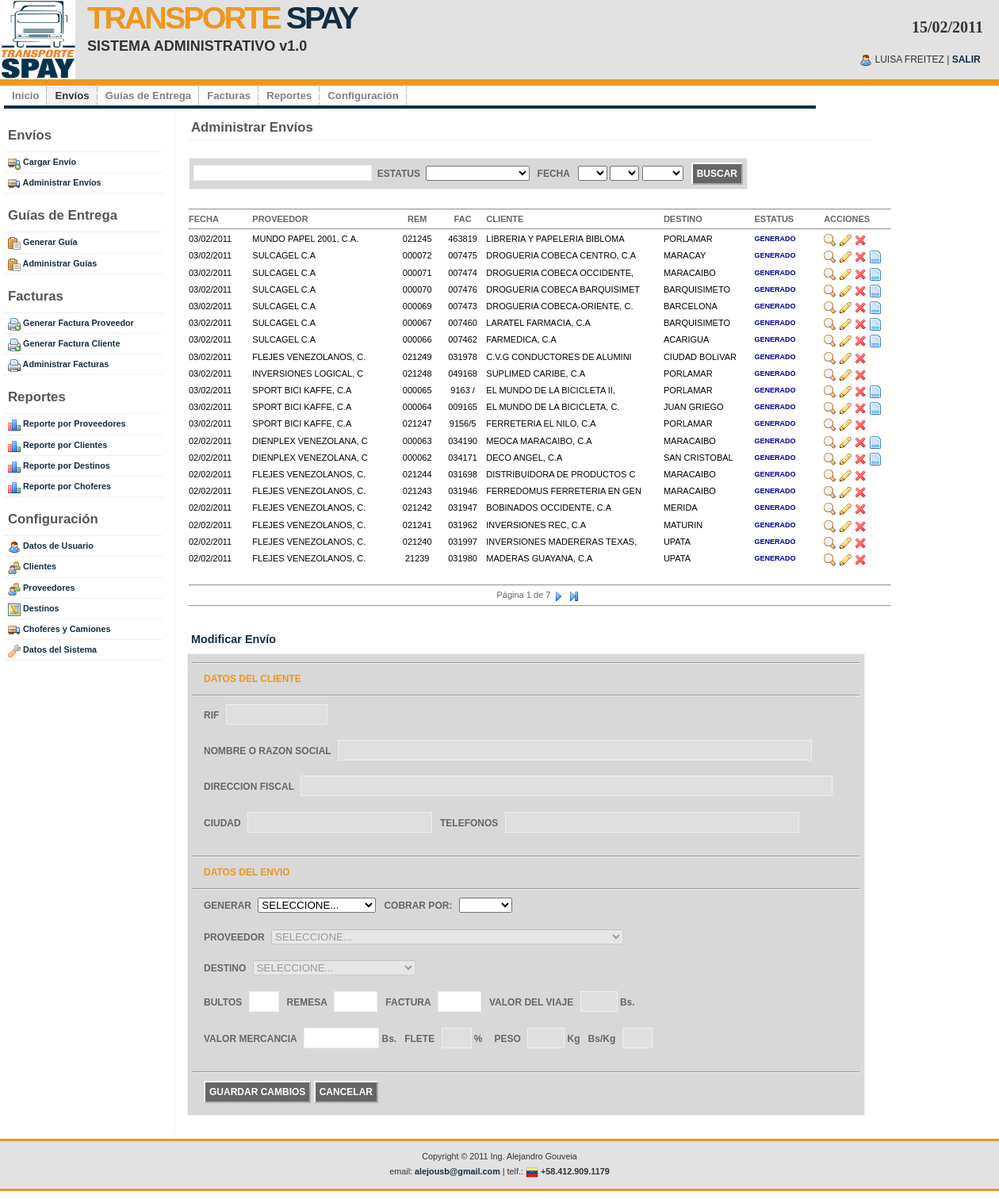
The page /adm_envios.php (signed in) on the database its author committed.
### tables this page shows
CREATE TABLE IF NOT EXISTS `ts_envio` (
  `id` int(10) NOT NULL AUTO_INCREMENT,
  `id_cliente` int(10) NOT NULL,
  `id_proveedor` int(10) NOT NULL,
  `id_destino` int(10) NOT NULL,
  `id_guia` int(10) DEFAULT NULL,
  `id_factura` int(10) DEFAULT NULL,
  `tipo_envio` char(1) NOT NULL,
  `tipo_cobro` char(1) NOT NULL,
  `bultos` int(5) NOT NULL,
  `remesa` varchar(200) NOT NULL,
  `factura` varchar(200) NOT NULL,
  `mercancia` float DEFAULT NULL,
  `flete` float DEFAULT NULL,
  `peso` float DEFAULT NULL,
  `bskg` float DEFAULT NULL,
  `viaje` float DEFAULT NULL,
  `ind_envio` int(1) NOT NULL,
  `motivo` varchar(200) DEFAULT NULL,
  `ind_activo` int(1) NOT NULL,
  `fecha_creacion` date NOT NULL,
  `fecha_modificacion` date DEFAULT NULL,
  `id_usuario` int(10) DEFAULT NULL,
  PRIMARY KEY (`id`)
);

CREATE TABLE IF NOT EXISTS `ts_proveedor` (
  `id` int(10) NOT NULL AUTO_INCREMENT,
  `rif` varchar(200) NOT NULL,
  `nombre` varchar(200) NOT NULL,
  `direccion` text,
  `ciudad` varchar(200) NOT NULL,
  `telefono` varchar(200) NOT NULL,
  `flete` float DEFAULT NULL,
  `seguro` char(1) NOT NULL,
  `ind_activo` int(1) NOT NULL,
  `fecha_creacion` date NOT NULL,
  `fecha_modificacion` date DEFAULT NULL,
  `id_usuario` int(10) DEFAULT NULL,
  PRIMARY KEY (`id`)
);

CREATE TABLE IF NOT EXISTS `ts_cliente` (
  `id` int(10) NOT NULL AUTO_INCREMENT,
  `rif` varchar(200) NOT NULL,
  `nombre` varchar(200) NOT NULL,
  `direccion` text,
  `ciudad` varchar(200) NOT NULL,
  `telefono` varchar(200) NOT NULL,
  `id_destino` int(10) NOT NULL,
  `flete` float DEFAULT NULL,
  `seguro` char(1) NOT NULL,
  `ind_activo` int(1) NOT NULL,
  `fecha_creacion` date NOT NULL,
  `fecha_modificacion` date DEFAULT NULL,
  `id_usuario` int(10) DEFAULT NULL,
  PRIMARY KEY (`id`)
);

CREATE TABLE IF NOT EXISTS `ts_destino` (
  `id` int(10) NOT NULL AUTO_INCREMENT,
  `id_region` int(10) NOT NULL,
  `id_estado` int(10) NOT NULL,
  `nombre` varchar(200) NOT NULL,
  `ind_activo` int(1) NOT NULL,
  `fecha_creacion` date NOT NULL,
  `fecha_modificacion` date DEFAULT NULL,
  `id_usuario` int(10) DEFAULT NULL,
  PRIMARY KEY (`id`)
);

CREATE TABLE IF NOT EXISTS `ts_config` (
  `id` int(10) NOT NULL AUTO_INCREMENT,
  `parametro` varchar(200) NOT NULL,
  `codigo` int(10) NOT NULL,
  `valor` varchar(200) NOT NULL,
  `ind_activo` int(1) NOT NULL,
  `fecha_creacion` date NOT NULL,
  `fecha_modificacion` date DEFAULT NULL,
  `id_usuario` int(10) DEFAULT NULL,
  PRIMARY KEY (`id`)
);

### adm_envios.php (the view, shortened to what the rows shown need)
<?php include("inc_conectarse.php"); ?>
<?php include("inc_functions.php"); ?>
<!DOCTYPE html PUBLIC "-//W3C//DTD XHTML 1.0 Strict//EN" "http://www.w3.org/TR/xhtml1/DTD/xhtml1-strict.dtd">
<html xmlns="http://www.w3.org/1999/xhtml" xml:lang="en" lang="en">
<?php include("inc_metadata.php"); ?>
<body>
<?php include("inc_header.php"); ?>
<div id="wrap">
	<div id="content-wrap">
			<?php include("inc_sidebar.php"); ?>
	  		<div id="main">
				<h1>Administrar Env&iacute;os</h1>
					<table style="padding-left:10px; font-size:11px" width="900px">
                		<?php
						$rowsPerPage = getRowsPerPage($link);
						$page = getPage();
						$offset = ($page - 1) * $rowsPerPage;
						$query = "SELECT e.*, u.login
						            FROM ts_envio e, ts_usuario u,
						                 ts_proveedor p, ts_cliente c,
						                 ts_destino d
						           WHERE e.id_usuario = u.id
						             AND e.ind_activo < 2
						             AND e.id_proveedor = p.id
						             AND e.id_cliente = c.id
						             AND e.id_destino = d.id ";
						$query .= " ORDER BY e.fecha_creacion DESC, e.ind_envio, e.id DESC, e.remesa, e.factura ";
						$result = obtenerResultset($link,$query);
						$lastPage = ceil(numeroRegistros($result)/$rowsPerPage);
						$query .= "LIMIT $offset, $rowsPerPage";
						$result = obtenerResultset($link,$query);
						while ($row = obtenerRegistro($result)) {
							$inactiva = false;
 						?>
          				<tr style="color: #000">
                			<td <?php if($inactiva) {?> style="color:#999;" <?php } ?>>
								<?php echo mostrarFecha($row->fecha_creacion); ?>
                    		</td>
                			<td <?php if($inactiva) {?> style="color:#999;" <?php } ?>>
								<?php echo substr(obtenerProveedorStr($link, $row->id_proveedor),0,22); ?>
                    		</td>
                			<td <?php if($inactiva) {?> style="color:#999;" <?php } ?> align="center">
								<?php echo str_pad($row->remesa, 6, "0", STR_PAD_LEFT); ?>
                    		</td>
                			<td <?php if($inactiva) {?> style="color:#999;" <?php } ?>  align="center">
								<?php echo substr(str_pad($row->factura, 6, "0", STR_PAD_LEFT),0,6); ?>
                    		</td>
                			<td <?php if($inactiva) {?> style="color:#999;" <?php } ?>>
								<?php echo substr(obtenerClienteStr($link, $row->id_cliente),0,28); ?>
                    		</td>
                			<td <?php if($inactiva) {?> style="color:#999;" <?php } ?>>
								<?php echo substr(obtenerDestinoStr($link, $row->id_destino),0,15); ?>
                    		</td>
                    		<td style="color:<?php echo colorIndEnvio($row->ind_envio); ?>; font-size:9px">
								<strong><?php echo indEnvioStr($link, $row->ind_envio); ?></strong>
                    		</td>
                            <td align="left">
                                <a href="adm_consultar_envio.php?id=<?php echo $row->id; ?>" title="Consultar">
                                	<img src="images/icons/zoom.png" align="texttop" border="0" />
                           		</a>
                           		<?php if($row->ind_envio==1 || $row->ind_envio>3) { ?>
                            	<a href="adm_envios.php?action=Modificar&id=<?php echo $row->id; ?>" title="Modificar">
                                	<img align="texttop" src="images/icons/pencil.png" border="0" />
                               	</a>
                                <a href="adm_envios.php?action=Eliminar&id=<?php echo $row->id; ?>" title="Eliminar">
                                	<img src="images/icons/cross.png" align="texttop" border="0"
                                     onclick="javascript:return confirm('Esta seguro que desea eliminar?');" />
                           		</a>
                           		<?php } ?>
                           		<?php if($row->tipo_envio=="N") { ?>
                                <a href="adm_nota_de_entrega.php?id=<?php echo $row->id; ?>" title="Nota de Entrega">
                                	<img src="images/icons/page.png" align="texttop" border="0" />
                           		</a>
                           		<?php } ?>
                            </td>
            			</tr>
						<?php } ?>
                        <tr>
                        	<td colspan="11" align="center">
                            <?php printPaginationNavigation($page,$lastPage); ?>
                            </td>
                        </tr>
          			</table>
                <br />
	  		</div>
	</div>
</div>
</body>
</html>

### inc_functions.php (shortened to what the rows shown need)
<?php
	function getPage() {
		if(isset($_GET["page"])) {
			return $_GET["page"];
		}
		else {
			return 1;
		}
	}
	function getRowsPerPage($link) {
		$query = "SELECT valor FROM ts_config WHERE parametro='ROWS_PER_PAGE'";
		$result = mysql_query($query,$link);
		while ($row = mysql_fetch_object($result)) {
			return $row->valor;
		}
		return 0;
	}
	function printPaginationNavigation($page,$lastPage) {
		if($lastPage==0) {
			echo "P&aacute;gina ".$lastPage." de ".$lastPage."&nbsp;";
		}
		else {
			echo "P&aacute;gina ".$page." de ".$lastPage."&nbsp;";
		}
		if($page < $lastPage) {
			$string =  "<a href='".$_SERVER['PHP_SELF']."?page=".($page+1)."' title='Siguiente'>";
			$string .= "<img align='texttop' src='images/icons/resultset_next.png' border='0' />";
			$string .= "</a>&nbsp;";
			$string .=  "<a href='".$_SERVER['PHP_SELF']."?page=".$lastPage."' title='&Uacute;ltima P&aacute;gina'>";
			$string .= "<img align='texttop' src='images/icons/resultset_last.png' border='0' />";
			$string .= "</a>&nbsp;";
			echo $string;
		}
	}
	function obtenerResultset($link, $query) {
		return mysql_query($query,$link);
	}
	function obtenerRegistro($result) {
		return mysql_fetch_object($result);
	}
	function mostrarFecha($fecha) {
		return date("d/m/Y", strtotime($fecha));
	}
	function indEnvioStr($link, $codigo) {
		$query = "SELECT * FROM ts_config WHERE parametro='IND_ENVIO' AND codigo=".$codigo;
		$result = mysql_query($query,$link);
		$row = mysql_fetch_object($result);
		return $row->valor;
	}
	function colorIndEnvio($codigo) {
		switch ($codigo) {
			case 1: return "#009";
			break;
		}
	}
	function obtenerProveedorStr($link,$id) {
		$query = "SELECT * from ts_proveedor WHERE id=".$id;
		$result = mysql_query($query,$link);
		$row = mysql_fetch_object($result);
		return $row->nombre;
	}
	function obtenerClienteStr($link,$id) {
		$query = "SELECT * from ts_cliente WHERE id=".$id."";
		$result = mysql_query($query,$link);
		$row = mysql_fetch_object($result);
		return $row->nombre;
	}
	function obtenerDestinoStr($link,$id) {
		$query = "SELECT * FROM ts_destino WHERE id=".$id;
		$result = mysql_query($query,$link);
		$row = mysql_fetch_object($result);
		return $row->nombre;
	}
?>

### rows shown on the page
ts_envio: fecha_creacion "03/02/2011", id_proveedor.nombre "MUNDO PAPEL 2001, C.A.", remesa "021245", factura "463819", id_cliente.nombre "LIBRERIA Y PAPELERIA BIBLOMA", id_destino.nombre "PORLAMAR", ind_envio.valor "GENERADO"
ts_envio: fecha_creacion "03/02/2011", id_proveedor.nombre "SULCAGEL C.A", remesa "000072", factura "007475", id_cliente.nombre "DROGUERIA COBECA CENTRO, C.A", id_destino.nombre "MARACAY", ind_envio.valor "GENERADO"
ts_envio: fecha_creacion "03/02/2011", id_proveedor.nombre "SULCAGEL C.A", remesa "000071", factura "007474", id_cliente.nombre "DROGUERIA COBECA OCCIDENTE,", id_destino.nombre "MARACAIBO", ind_envio.valor "GENERADO"
ts_envio: fecha_creacion "03/02/2011", id_proveedor.nombre "SULCAGEL C.A", remesa "000070", factura "007476", id_cliente.nombre "DROGUERIA COBECA BARQUISIMET", id_destino.nombre "BARQUISIMETO", ind_envio.valor "GENERADO"
ts_envio: fecha_creacion "03/02/2011", id_proveedor.nombre "SULCAGEL C.A", remesa "000069", factura "007473", id_cliente.nombre "DROGUERIA COBECA-ORIENTE, C.", id_destino.nombre "BARCELONA", ind_envio.valor "GENERADO"
ts_envio: fecha_creacion "03/02/2011", id_proveedor.nombre "SULCAGEL C.A", remesa "000067", factura "007460", id_cliente.nombre "LARATEL FARMACIA, C.A", id_destino.nombre "BARQUISIMETO", ind_envio.valor "GENERADO"
ts_envio: fecha_creacion "03/02/2011", id_proveedor.nombre "SULCAGEL C.A", remesa "000066", factura "007462", id_cliente.nombre "FARMEDICA, C.A", id_destino.nombre "ACARIGUA", ind_envio.valor "GENERADO"
ts_envio: fecha_creacion "03/02/2011", id_proveedor.nombre "FLEJES VENEZOLANOS, C.", remesa "021249", factura "031978", id_cliente.nombre "C.V.G CONDUCTORES DE ALUMINI", id_destino.nombre "CIUDAD BOLíVAR", ind_envio.valor "GENERADO"
ts_envio: fecha_creacion "03/02/2011", id_proveedor.nombre "INVERSIONES LOGICAL, C", remesa "021248", factura "049168", id_cliente.nombre "SUPLIMED CARIBE, C.A", id_destino.nombre "PORLAMAR", ind_envio.valor "GENERADO"
ts_envio: fecha_creacion "03/02/2011", id_proveedor.nombre "SPORT BICI KAFFE, C.A", remesa "000065", factura "9163 /", id_cliente.nombre "EL MUNDO DE LA BICICLETA II,", id_destino.nombre "PORLAMAR", ind_envio.valor "GENERADO"
ts_envio: fecha_creacion "03/02/2011", id_proveedor.nombre "SPORT BICI KAFFE, C.A", remesa "000064", factura "009165", id_cliente.nombre "EL MUNDO DE LA BICICLETA, C.", id_destino.nombre "JUAN GRIEGO", ind_envio.valor "GENERADO"
ts_envio: fecha_creacion "03/02/2011", id_proveedor.nombre "SPORT BICI KAFFE, C.A", remesa "021247", factura "9156/5", id_cliente.nombre "FERRETERIA EL NILO, C.A", id_destino.nombre "PORLAMAR", ind_envio.valor "GENERADO"
ts_envio: fecha_creacion "02/02/2011", id_proveedor.nombre "DIENPLEX VENEZOLANA, C", remesa "000063", factura "034190", id_cliente.nombre "MEOCA MARACAIBO, C.A", id_destino.nombre "MARACAIBO", ind_envio.valor "GENERADO"
ts_envio: fecha_creacion "02/02/2011", id_proveedor.nombre "DIENPLEX VENEZOLANA, C", remesa "000062", factura "034171", id_cliente.nombre "DECO ANGEL, C.A", id_destino.nombre "SAN CRISTOBAL", ind_envio.valor "GENERADO"
ts_envio: fecha_creacion "02/02/2011", id_proveedor.nombre "FLEJES VENEZOLANOS, C.", remesa "021244", factura "031698", id_cliente.nombre "DISTRIBUIDORA DE PRODUCTOS C", id_destino.nombre "MARACAIBO", ind_envio.valor "GENERADO"
ts_envio: fecha_creacion "02/02/2011", id_proveedor.nombre "FLEJES VENEZOLANOS, C.", remesa "021243", factura "031946", id_cliente.nombre "FERREDOMUS FERRETERIA EN GEN", id_destino.nombre "MARACAIBO", ind_envio.valor "GENERADO"
ts_envio: fecha_creacion "02/02/2011", id_proveedor.nombre "FLEJES VENEZOLANOS, C.", remesa "021242", factura "031947", id_cliente.nombre "BOBINADOS OCCIDENTE, C.A", id_destino.nombre "MERIDA", ind_envio.valor "GENERADO"
ts_envio: fecha_creacion "02/02/2011", id_proveedor.nombre "FLEJES VENEZOLANOS, C.", remesa "021241", factura "031962", id_cliente.nombre "INVERSIONES REC, C.A", id_destino.nombre "MATURIN", ind_envio.valor "GENERADO"
ts_envio: fecha_creacion "02/02/2011", id_proveedor.nombre "FLEJES VENEZOLANOS, C.", remesa "021240", factura "031997", id_cliente.nombre "INVERSIONES MADERERAS TEXAS,", id_destino.nombre "UPATA", ind_envio.valor "GENERADO"
ts_envio: fecha_creacion "02/02/2011", id_proveedor.nombre "FLEJES VENEZOLANOS, C.", remesa "21239", factura "031980", id_cliente.nombre "MADERAS GUAYANA, C.A", id_destino.nombre "UPATA", ind_envio.valor "GENERADO"
ts_config: valor "7"

### other values the page prints
$_SESSION["nombre"] "LUISA FREITEZ"
$page "1"
